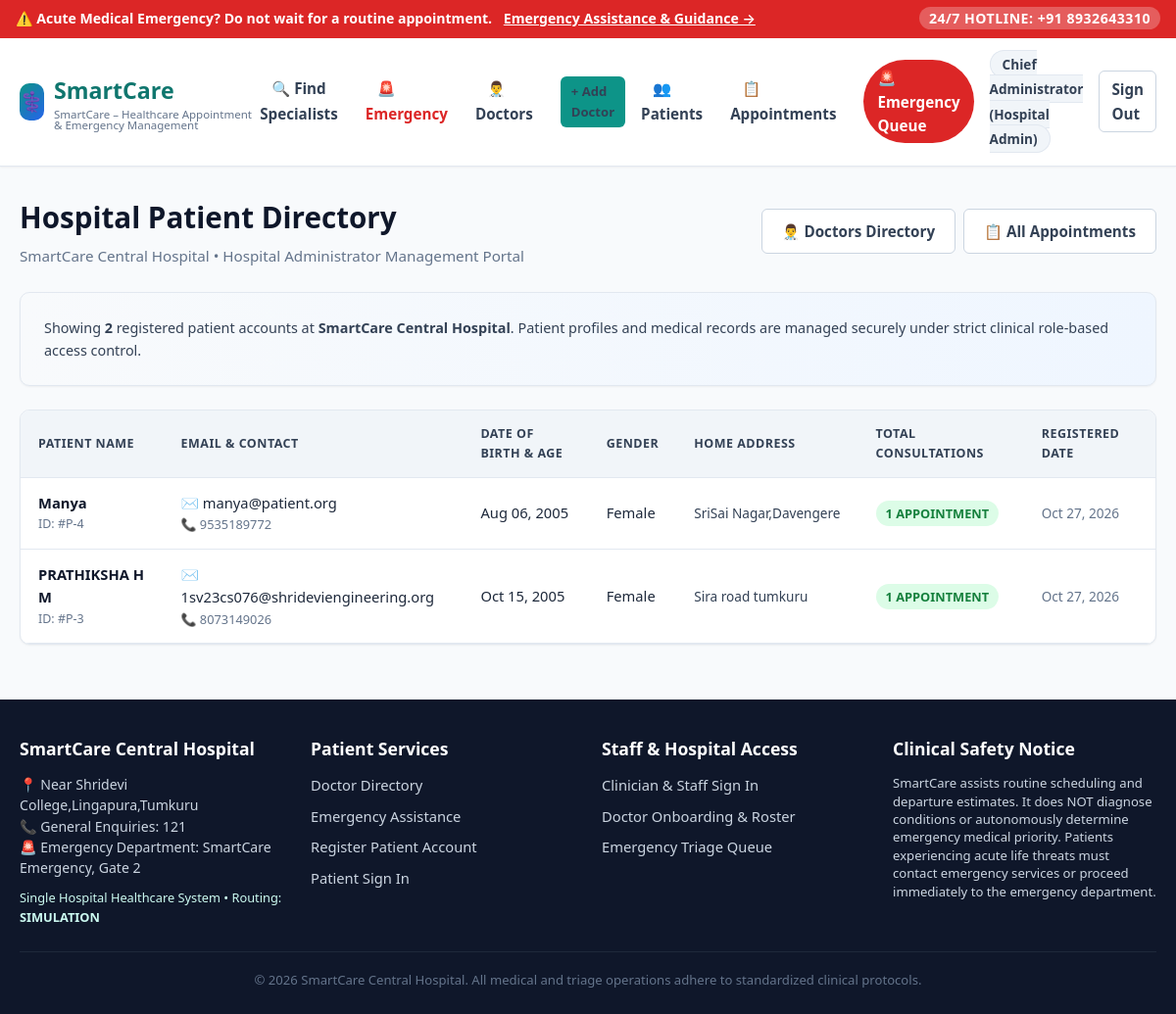
Screenshot of /hospital/admin/patients/ (signed in) with the database file from the repository.
### core/models.py (models this page shows, shortened)
class User(AbstractUser):
    ROLE_CHOICES = (
        ('patient', 'Patient'),
        ('doctor', 'Doctor'),
        ('staff', 'Clinical Staff'),
        ('admin', 'Administrator'),
    )
    role = models.CharField(max_length=20, choices=ROLE_CHOICES, default='patient')
    contact_number = models.CharField(max_length=20, blank=True)
    @property
    def is_patient(self):
        return self.role == 'patient'
    @property
    def is_doctor(self):
        return self.role == 'doctor'
    @property
    def is_clinical_staff(self):
        return self.role in ['staff', 'admin'] or self.is_staff or self.is_superuser
    @property
    def is_admin(self):
        return self.role == 'admin' or self.is_staff or self.is_superuser

class PatientProfile(models.Model):
    GENDER_CHOICES = (
        ('male', 'Male'),
        ('female', 'Female'),
        ('other', 'Other'),
        ('prefer_not_to_say', 'Prefer not to say'),
    )
    user = models.OneToOneField(User, on_delete=models.CASCADE, related_name='patient_profile')
    date_of_birth = models.DateField(null=True, blank=True)
    gender = models.CharField(max_length=20, choices=GENDER_CHOICES, default='prefer_not_to_say')
    medical_history = models.TextField(blank=True, help_text="Chronic conditions, allergies, past surgeries or relevant medical background")
    default_address = models.CharField(max_length=255, blank=True)
    default_lat = models.FloatField(null=True, blank=True)
    default_lng = models.FloatField(null=True, blank=True)
    created_at = models.DateTimeField(auto_now_add=True)
    updated_at = models.DateTimeField(auto_now=True)

### core/views.py (the view)
# urls.py: path('hospital/admin/patients/', views.admin_patient_list_view, name='admin_patient_list'),
@login_required
@admin_required
def admin_patient_list_view(request):
    from django.db.models import Count
    patients = PatientProfile.objects.select_related('user').annotate(
        appointment_count=Count('appointments')
    ).order_by('-created_at')
    return render(request, 'admin_patient_list.html', {
        'patients': patients,
        'hospital_name': getattr(settings, 'DEFAULT_HOSPITAL_NAME', 'SmartCare Central Hospital'),
    })

### core/views.py (called while the page is built)
def admin_required(view_func):
    @wraps(view_func)
    def _wrapped_view(request, *args, **kwargs):
        if not request.user.is_authenticated:
            return redirect('login')
        if not (request.user.is_admin or request.user.is_superuser or request.user.is_staff):
            return HttpResponseForbidden("Access Denied: Only authorized hospital administrators can perform this action.")
        return view_func(request, *args, **kwargs)
    return _wrapped_view

### templates/admin_patient_list.html (shortened to what this page needs)
{% extends 'base.html' %}
{% load static %}
{% block content %}
<div class="dashboard-header">
  <div>
    <h1>Hospital Patient Directory</h1>
    <p class="dashboard-subtitle">
      {{ hospital_name }} &bull; Hospital Administrator Management Portal
    </p>
  </div>
  <div style="display:flex; gap:8px;">
    <a href="{% url 'admin_doctor_list' %}" class="btn btn-outline">
      👨‍⚕️ Doctors Directory
    </a>
    <a href="{% url 'admin_appointment_list' %}" class="btn btn-outline">
      📋 All Appointments
    </a>
  </div>
</div>
<div class="card" style="margin-bottom: 24px; background:linear-gradient(to right, #f8fafc, #eff6ff);">
  <p style="font-size:0.9rem; color:var(--slate-700); margin:0;">
    Showing <strong>{{ patients|length }}</strong> registered patient accounts at <strong>{{ hospital_name }}</strong>.
    Patient profiles and medical records are managed securely under strict clinical role-based access control.
  </p>
</div>
<div class="table-responsive">
  <table class="dashboard-table">
    <thead>
      <tr>
        <th>Patient Name</th>
        <th>Email & Contact</th>
        <th>Date of Birth & Age</th>
        <th>Gender</th>
        <th>Home Address</th>
        <th>Total Consultations</th>
        <th>Registered Date</th>
      </tr>
    </thead>
    <tbody>
      {% for patient in patients %}
        <tr>
          <td>
            <strong style="color:var(--slate-900);">{{ patient.user.get_full_name|default:patient.user.username }}</strong>
            <div style="font-size:0.78rem; color:var(--slate-500);">ID: #P-{{ patient.id }}</div>
          </td>
          <td>
            <div>✉️ {{ patient.user.email }}</div>
            {% if patient.user.contact_number %}
              <div style="font-size:0.8rem; color:var(--slate-500);">📞 {{ patient.user.contact_number }}</div>
            {% endif %}
          </td>
          <td>
            {% if patient.date_of_birth %}
              <div>{{ patient.date_of_birth|date:"M d, Y" }}</div>
            {% else %}
              <span style="color:var(--slate-400);">Not recorded</span>
            {% endif %}
          </td>
          <td>
            <span style="text-transform:capitalize;">{{ patient.gender|default:"Not specified" }}</span>
          </td>
          <td>
            <div style="font-size:0.85rem; color:var(--slate-700); max-width:200px; white-space:nowrap; overflow:hidden; text-overflow:ellipsis;">
              {{ patient.default_address|default:"—" }}
            </div>
          </td>
          <td>
            <span class="badge-status status-confirmed">
              {{ patient.appointment_count }} appointment{{ patient.appointment_count|pluralize }}
            </span>
          </td>
          <td style="font-size:0.85rem; color:var(--slate-500);">
            {{ patient.created_at|date:"M d, Y" }}
          </td>
        </tr>
      {% empty %}
        <tr>
          <td colspan="7" style="text-align:center; padding:48px; color:var(--slate-500);">
            No patients registered yet.
          </td>
        </tr>
      {% endfor %}
    </tbody>
  </table>
</div>
{% endblock %}

### templates/base.html (shortened to what this page needs)
{% load static %}
<!DOCTYPE html>
<html lang="en">
<head>
  <link rel="stylesheet" href="{% static 'css/style.css' %}">
  <link rel="stylesheet" href="{% static 'css/dashboard.css' %}">
  <link rel="stylesheet" href="{% static 'css/forms.css' %}">
</head>
<body>
  <div class="emergency-top-bar">
    <div>
      <span>⚠️ Acute Medical Emergency?</span>
      <strong>Do not wait for a routine appointment.</strong>
      <a href="{% url 'emergency_advisory' %}">Emergency Assistance & Guidance &rarr;</a>
    </div>
    <div>
      <span class="emergency-call">24/7 HOTLINE: +91 8932643310</span>
    </div>
  </div>
  <header>
    <div class="navbar">
      <a href="{% url 'home' %}" class="brand">
        <span class="brand-icon">⚕️</span>
        <div>
          <span>{{ APP_NAME }}</span>
          <span style="display:block; font-size:0.72rem; font-weight:500; color:var(--slate-500); line-height:1;">
            SmartCare – Healthcare Appointment & Emergency Management
          </span>
        </div>
      </a>
      <nav>
        <ul class="nav-links">
          <li><a href="{% url 'find_doctors' %}">🔍 Find Specialists</a></li>
          <li><a href="{% url 'emergency_advisory' %}" style="color:#dc2626; font-weight:700;">🚨 Emergency</a></li>
          {% if user.is_authenticated %}
            {% if is_hospital_admin %}
              <li><a href="{% url 'admin_doctor_list' %}">👨‍⚕️ Doctors</a></li>
              <li><a href="{% url 'admin_doctor_create' %}" class="btn btn-sm btn-primary" style="padding:4px 10px; font-size:0.82rem;">+ Add Doctor</a></li>
              <li><a href="{% url 'admin_patient_list' %}">👥 Patients</a></li>
              <li><a href="{% url 'admin_appointment_list' %}">📋 Appointments</a></li>
            {% endif %}
            {% if is_clinical_staff %}
              <li><a href="{% url 'emergency_queue_dashboard' %}" class="nav-badge-emergency">🚨 Emergency Queue</a></li>
            {% endif %}
            <li>
              <span class="user-nav-badge">
                {{ user.get_full_name|default:user.username }}
                {% if user.is_doctor %}(Doctor)
                {% elif is_hospital_admin %}(Hospital Admin)
                {% elif is_clinical_staff %}(Clinical Staff)
                {% else %}(Patient){% endif %}
              </span>
            </li>
            <li><a href="{% url 'logout' %}" class="btn btn-sm btn-outline">Sign Out</a></li>
          {% else %}
            <li><a href="{% url 'patient_login' %}">👤Patient Login</a></li>
            <li><a href="{% url 'doctor_login' %}">🩺Doctor Login</a></li>
            <li><a href="{% url 'admin_login' %}">🏥Admin Login</a></li>
            <li><a href="{% url 'patient_register' %}" class="btn btn-sm btn-primary">Register as Patient</a></li>
          {% endif %}
        </ul>
      </nav>
    </div>
  </header>
  <main>
    <div class="container">
      {% block content %}{% endblock %}
    </div>
  </main>
  <footer>
    <div class="footer-container">
      <div class="footer-col">
        <h4>{{ DEFAULT_HOSPITAL_NAME }}</h4>
        <p style="color:var(--slate-400); font-size:0.88rem; line-height:1.5;">
          📍 Near Shridevi College,Lingapura,Tumkuru<br>
          📞 General Enquiries: 121<br>
          🚨 Emergency Department: SmartCare Emergency, Gate 2
        </p>
        <p style="margin-top:10px; font-size:0.8rem; color:var(--primary-teal-light);">
          Single Hospital Healthcare System &bull; Routing: <strong>{{ ROUTING_PROVIDER|upper }}</strong>
        </p>
      </div>
      <div class="footer-col">
        <h4>Patient Services</h4>
        <ul>
          <li><a href="{% url 'find_doctors' %}">Doctor Directory</a></li>
          <li><a href="{% url 'emergency_advisory' %}">Emergency Assistance</a></li>
          <li><a href="{% url 'patient_register' %}">Register Patient Account</a></li>
          <li><a href="{% url 'login' %}">Patient Sign In</a></li>
        </ul>
      </div>
      <div class="footer-col">
        <h4>Staff & Hospital Access</h4>
        <ul>
          <li><a href="{% url 'login' %}">Clinician & Staff Sign In</a></li>
          {% if is_hospital_admin %}
            <li><a href="{% url 'admin_doctor_list' %}">Doctor Onboarding & Roster</a></li>
          {% endif %}
          {% if is_clinical_staff %}
            <li><a href="{% url 'emergency_queue_dashboard' %}">Emergency Triage Queue</a></li>
          {% endif %}
        </ul>
      </div>
      <div class="footer-col">
        <h4>Clinical Safety Notice</h4>
        <p style="font-size:0.82rem; color:var(--slate-400); line-height:1.4;">
          SmartCare assists routine scheduling and departure estimates. It does NOT diagnose conditions or autonomously determine emergency medical priority. Patients experiencing acute life threats must contact emergency services or proceed immediately to the emergency department.
        </p>
      </div>
    </div>
    <div class="footer-bottom">
      &copy; 2026 {{ DEFAULT_HOSPITAL_NAME }}. All medical and triage operations adhere to standardized clinical protocols.
    </div>
  </footer>
</body>
</html>

### static/css/dashboard.css (style rules this page uses)
.dashboard-header { display: flex; justify-content: space-between; align-items: center; margin-bottom: 24px; flex-wrap: wrap; gap: 16px; }
.dashboard-header h1 { font-size: 1.85rem; font-weight: 800; color: var(--slate-900); }
.dashboard-subtitle { color: var(--slate-500); font-size: 0.95rem; margin-top: 4px; }
.table-responsive { width: 100%; overflow-x: auto; background: var(--white); border: 1px solid var(--slate-200); border-radius: var(--radius-md); box-shadow: var(--shadow-sm); margin-bottom: 28px; }
.dashboard-table { width: 100%; border-collapse: collapse; text-align: left; font-size: 0.92rem; }
.dashboard-table th { background: var(--slate-100); color: var(--slate-700); font-weight: 700; padding: 14px 18px; border-bottom: 1px solid var(--slate-200); text-transform: uppercase; font-size: 0.78rem; letter-spacing: 0.5px; }
.dashboard-table td { padding: 14px 18px; border-bottom: 1px solid var(--slate-200); color: var(--slate-800); vertical-align: middle; }

### rows the page displays
User: get_full_name "Chief Administrator"
PatientProfile: user.get_full_name "Manya", id "4", user.email "manya@patient.org", user.contact_number "9535189772", date_of_birth "Aug 06, 2005", gender "Female", default_address "SriSai Nagar,Davengere", appointment_count "1", created_at "Oct 27, 2026"
PatientProfile: user.get_full_name "PRATHIKSHA H M", id "3", user.email "1sv23cs076@shrideviengineering.org", user.contact_number "8073149026", date_of_birth "Oct 15, 2005", gender "Female", default_address "Sira road tumkuru", appointment_count "1", created_at "Oct 27, 2026"

### other values shown
{{ APP_NAME }} "SmartCare"
{{ hospital_name }} "SmartCare Central Hospital"
{{ patients|length }} "2"
{{ DEFAULT_HOSPITAL_NAME }} "SmartCare Central Hospital"
{{ ROUTING_PROVIDER|upper }} "SIMULATION"
